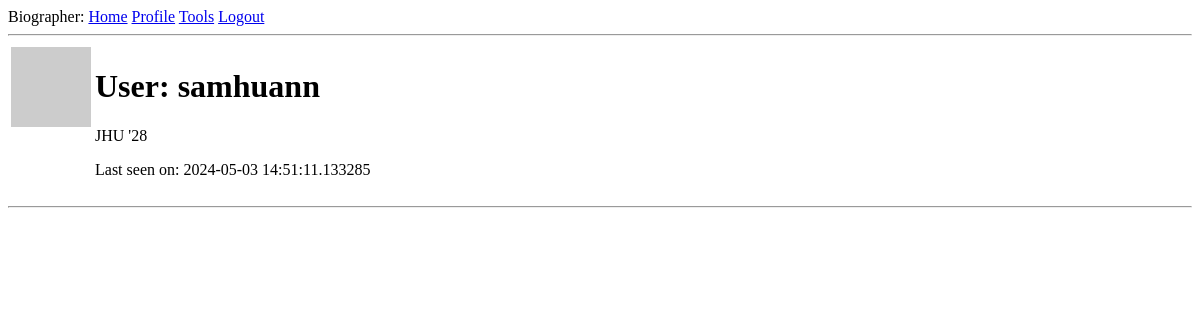
The app's page /user/samhuann (signed in), older data.
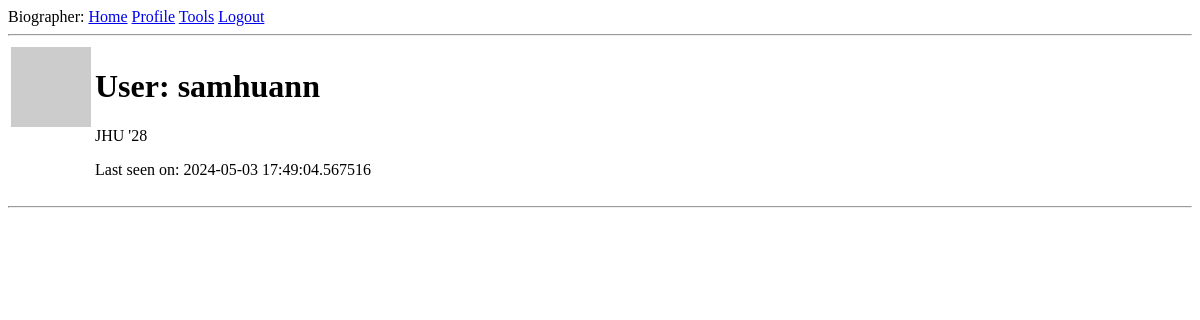
The same page, newer data.
### app/models.py (models this page shows, shortened)
class User(UserMixin, db.Model):
    id: so.Mapped[int] = so.mapped_column(primary_key=True)
    username: so.Mapped[str] = so.mapped_column(sa.String(64), index=True,
                                                unique=True)
    email: so.Mapped[str] = so.mapped_column(sa.String(120), index=True,
                                             unique=True)
    password_hash: so.Mapped[Optional[str]] = so.mapped_column(sa.String(256))
    posts: so.WriteOnlyMapped['Post'] = so.relationship(
        back_populates='author')
    def avatar(self, size):
        digest = md5(self.email.lower().encode('utf-8')).hexdigest()
        return f'https://www.gravatar.com/avatar/{digest}?d=identicon&s={size}'
    about_me: so.Mapped[Optional[str]] = so.mapped_column(sa.String(140))
    last_seen: so.Mapped[Optional[datetime]] = so.mapped_column(
        default=lambda: datetime.now(timezone.utc))

### app/main/routes.py (the view)
@bp.route('/user/<username>')
@login_required
def user(username):
    user = db.first_or_404(sa.select(User).where(User.username == username))
    return render_template('user.html', user=user)

### app/main/routes.py (called while the page is built)
@bp.before_app_request
def before_request():
    if current_user.is_authenticated:
        current_user.last_seen = datetime.now(timezone.utc)
        db.session.commit()

### app/models.py (called while the page is built)
@login.user_loader
def load_user(id):
    return db.session.get(User, int(id))

### app/templates/user.html (shortened to what this page needs)
{% extends "base.html" %}
{% block content %}
    <table>
        <tr valign="top">
            <td><img src="{{ user.avatar(128) }}"></td>
            <td>
                <h1>User: {{ user.username }}</h1>
                {% if user.about_me %}<p>{{ user.about_me }}</p>{% endif %}
                {% if user.last_seen %}<p>Last seen on: {{ user.last_seen }}</p>{% endif %}
            </td>
        </tr>
    </table>
    <hr>
{% endblock %}

### app/templates/base.html (shortened to what this page needs)
<!DOCTYPE html>
<html lang="en">
<head>
</head>
<body>
    <div>
        Biographer:
        <a href="{{ url_for('main.upload_form') }}">Home</a>
        {% if current_user.is_anonymous %}
        <a href="{{ url_for('auth.login') }}">Login</a>
        {% else %}
        <a href="{{ url_for('main.user', username=current_user.username) }}">Profile</a>
        <a href="{{ url_for('main.tool_list') }}">Tools</a>
        <a href="{{ url_for('auth.logout') }}">Logout</a>
        {% endif %}
    </div>
    <hr>
    {% block content %}{% endblock %}
</body>
</html>

Row changes from the older to the newer data that the page shows:
changed User "samhuann": last_seen "2024-05-03 14:51:11.133285" → "2024-05-03 17:49:04.567516"
